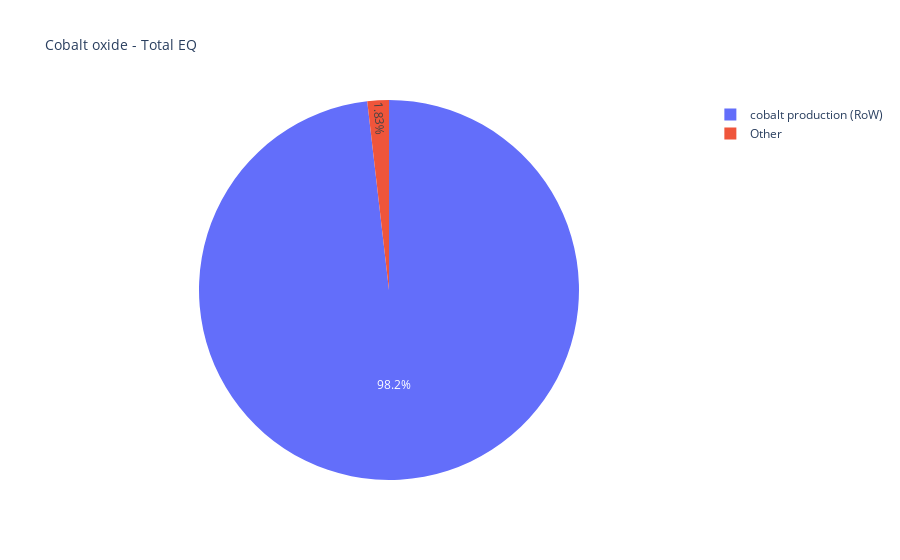
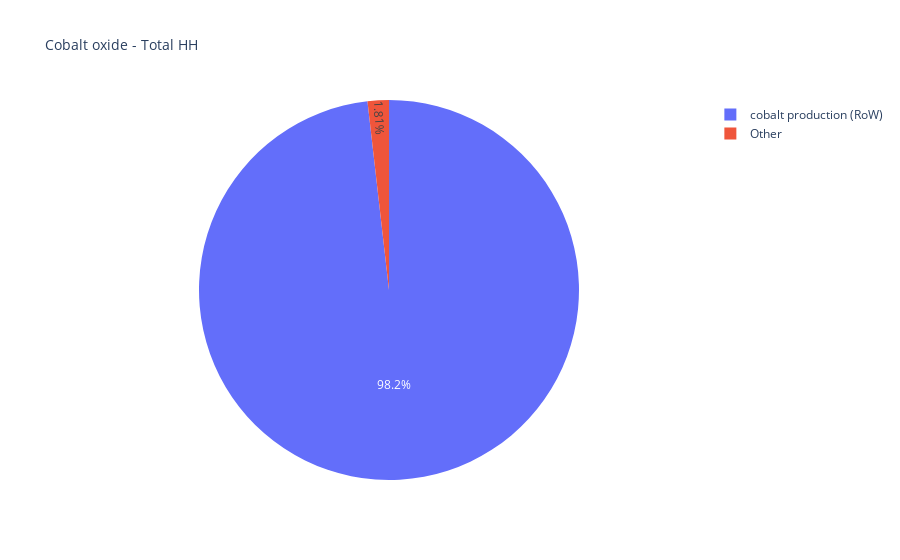
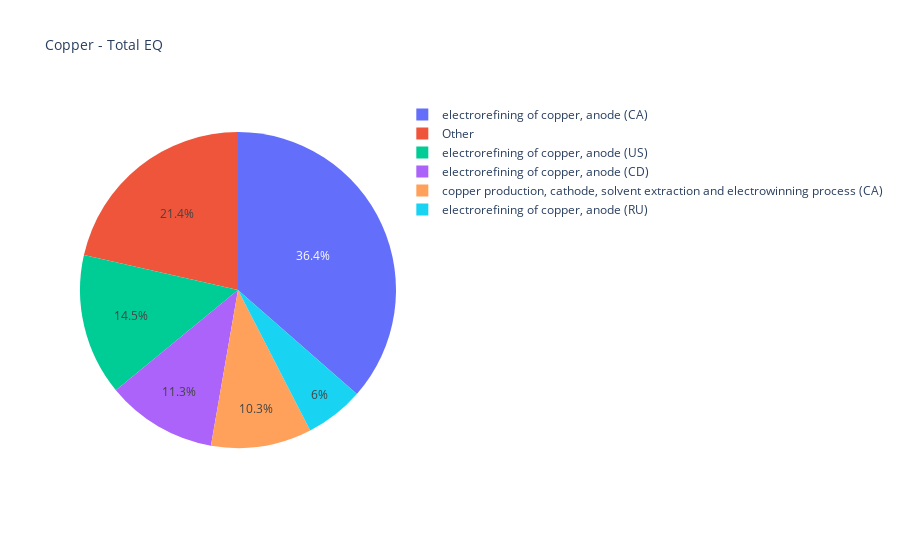
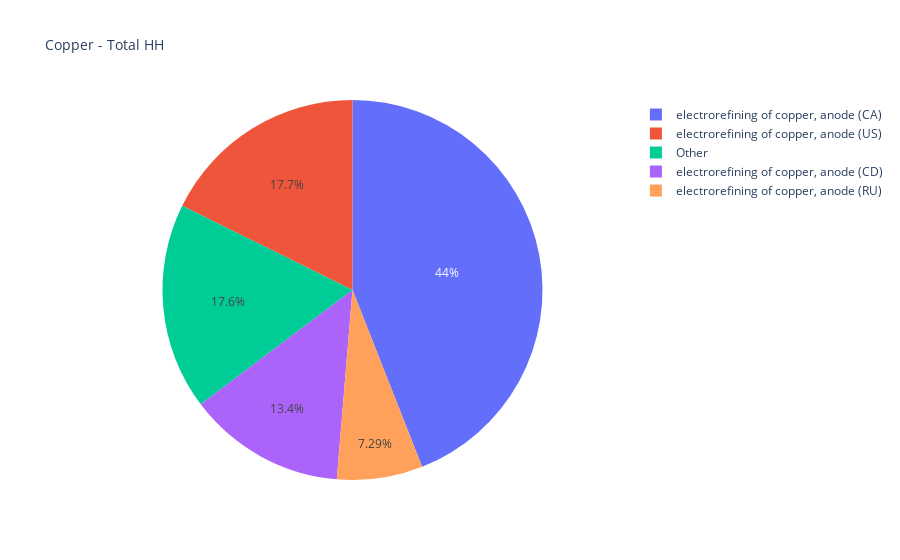

Source (notebook cell) for these figures, in order:
### Code cell
pie_charts_technosphere_contribution(tech_contribution_df, legend_size=12, percentage_threshold=5, save_path='results/specific_lca_results/tech_contribution_analysis')

### Figure 1 — Plotly figure (JSON) as saved in the notebook; plotly's stock layout.template omitted (floating-point values rounded to 4 significant figures)
{"data": [{"domain": {"x": [0.0, 1.0], "y": [0.0, 1.0]}, "hovertemplate": "Flow Label=%{label}<br>Absolute Contribution=%{value}<extra></extra>", "labels": ["cobalt production (RoW)", "Other"], "legendgroup": "", "name": "", "showlegend": true, "values": [27.05, 0.5039], "type": "pie"}], "layout": {"legend": {"tracegroupgap": 0, "font": {"size": 12}}, "title": {"text": "Cobalt oxide - Total EQ", "font": {"size": 14}}}}

### Figure 2 — Plotly figure (JSON) as saved in the notebook; plotly's stock layout.template omitted (floating-point values rounded to 4 significant figures)
{"data": [{"domain": {"x": [0.0, 1.0], "y": [0.0, 1.0]}, "hovertemplate": "Flow Label=%{label}<br>Absolute Contribution=%{value}<extra></extra>", "labels": ["cobalt production (RoW)", "Other"], "legendgroup": "", "name": "", "showlegend": true, "values": [0.000271, 4.992e-06], "type": "pie"}], "layout": {"legend": {"tracegroupgap": 0, "font": {"size": 12}}, "title": {"text": "Cobalt oxide - Total HH", "font": {"size": 14}}}}

### Figure 3 — Plotly figure (JSON) as saved in the notebook; plotly's stock layout.template omitted (floating-point values rounded to 4 significant figures)
{"data": [{"domain": {"x": [0.0, 1.0], "y": [0.0, 1.0]}, "hovertemplate": "Flow Label=%{label}<br>Absolute Contribution=%{value}<extra></extra>", "labels": ["electrorefining of copper, anode (CA)", "electrorefining of copper, anode (US)", "electrorefining of copper, anode (CD)", "copper production, cathode, solvent extraction and electrowinning process (CA)", "electrorefining of copper, anode (RU)", "Other"], "legendgroup": "", "name": "", "showlegend": true, "values": [14.34, 5.705, 4.455, 4.051, 2.362, 8.439], "type": "pie"}], "layout": {"legend": {"tracegroupgap": 0, "font": {"size": 12}}, "title": {"text": "Copper - Total EQ", "font": {"size": 14}}}}

### Figure 4 — Plotly figure (JSON) as saved in the notebook; plotly's stock layout.template omitted (floating-point values rounded to 4 significant figures)
{"data": [{"domain": {"x": [0.0, 1.0], "y": [0.0, 1.0]}, "hovertemplate": "Flow Label=%{label}<br>Absolute Contribution=%{value}<extra></extra>", "labels": ["electrorefining of copper, anode (CA)", "electrorefining of copper, anode (US)", "electrorefining of copper, anode (CD)", "electrorefining of copper, anode (RU)", "Other"], "legendgroup": "", "name": "", "showlegend": true, "values": [9.947e-05, 3.996e-05, 3.028e-05, 1.647e-05, 3.975e-05], "type": "pie"}], "layout": {"legend": {"tracegroupgap": 0, "font": {"size": 12}}, "title": {"text": "Copper - Total HH", "font": {"size": 14}}}}
